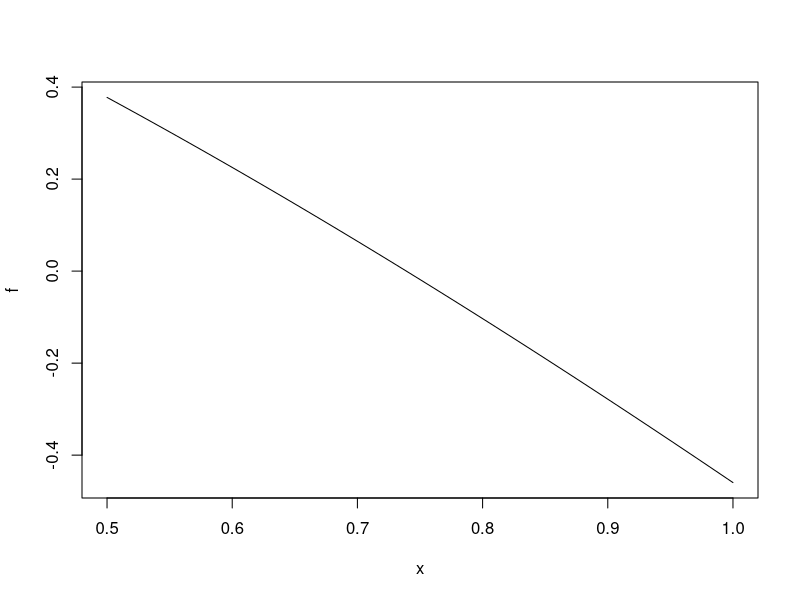
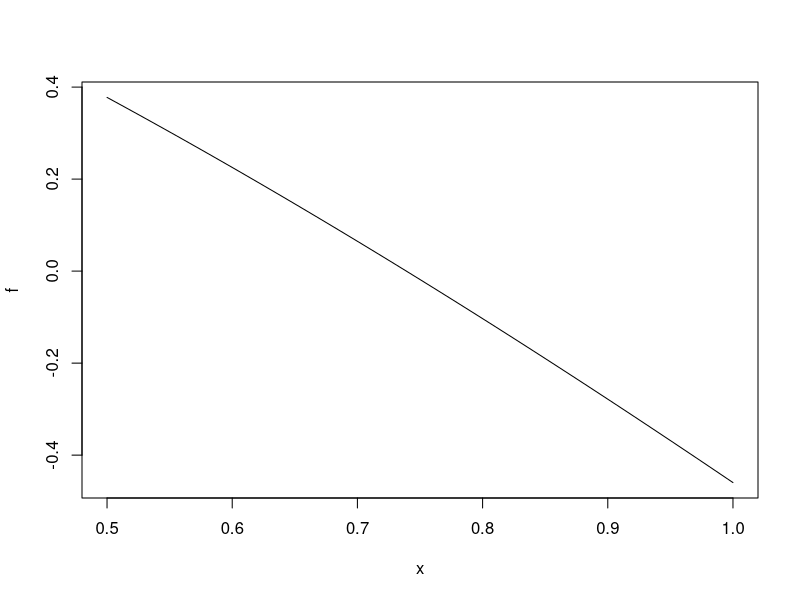

Recreate these plots in R, in order. (Note: this script raises an error after producing the figures.)
## ---- chunk 1
#Secant Method
x0 <- 1
x1 <- 0.5
f<- function(x) {cos(x) - x}  
plot(f, xlim = c(0.5, 1))
secant_method<- function(f, x0, X1, tol=1e-9, max_iter=1000){ 
  iter<- 0
    while((abs(x1-x0)) >tol) {
    x2<- x1-(f(x1)*(x1-x0))/ (f(x1)-f(x0))
    x0<-x1
    x1<-x2 
    iter<- iter+1
    if (iter>max_iter) break 
    }
     return (c(x2, iter)) 
   }
secant_method(f,x0,x1)

# Newton Raphson Method
f<- function(x) {cos(x) - x}
d<- function(x) {-sin(x) - 1}
x <- 0.5
newton_raphson <-function(f, x, d, tol=1e-9, n=1000) { 
  i <- 0
  while(abs(f(x)) > tol){
     x<- x - (f(x)/d(x)) 
    i<- i+1 
    if (i>n) break 
  }
  return (c(x, i))
}
newton_raphson(f,x,d)

#Testing Time
#Secant Time
start.time <- Sys.time()
x0 <- 1
x1 <- 0.5
f<- function(x) {cos(x) - x}  
plot(f, xlim = c(0.5, 1))
secant_method<- function(f, x0, X1, tol=1e-9, max_iter=1000){ 
  iter<- 0
    while((abs(x1-x0)) >tol) {
    x2<- x1-(f(x1)*(x1-x0))/ (f(x1)-f(x0))
    x0<-x1
    x1<-x2 
    iter<- iter+1
    if (iter>max_iter) break 
    }
     x2
   }
secant_method(f,x0,x1)
 
end.time <- Sys.time()
time.taken <- end.time - start.time
time.taken

#Newton Raphson Time  
start.time <- Sys.time()
f<- function(x) {cos(x) - x}
d<- function(x) {-sin(x) - 1}
x <- 0.5
newton_raphson <-function(f, x, d, tol=1e-9, n=1000) { 
  i <- 0
  while(abs(f(x)) > tol){
     x<- x - (f(x)/d(x)) 
    i<- i+1 
    if (i>n) break 
  }
  x
}
newton_raphson(f,x,d)
end.time <- Sys.time()
time.taken <- end.time - start.time
time.taken  


## ---- chunk 2
#Secant Time
start.time <- Sys.time()
secant_method(f,x0,x1)
end.time <- Sys.time()
time.taken.secant <- end.time - start.time
time.taken.secant

#Newton Raphson Time  
start.time <- Sys.time()
newton_raphson(f,x,d)
end.time <- Sys.time()
time.taken.nr <- end.time - start.time
time.taken.nr

abs(time.taken.secant-time.taken.nr)
## ---- chunk 3

set.seed(100)
iterations=3
craps_game1 <- function(results=c(TRUE, FALSE)) {
   roll_1 <- sum(ceiling(6*runif(2)))
   if (results==TRUE) {print(roll_1)}
  if (roll_1 == 7 | roll_1 == 11) {
  if (results==TRUE) {print("You Win")}
    else {return(1) }
    }
  else{
  roll_again <- sum(ceiling(6*runif(2)))
  if (results==TRUE) {print(roll_again)}
  while (roll_again != roll_1 & roll_again != 7 & roll_again != 11){
roll_again <- sum(ceiling(6*runif(2)))
if (results==TRUE) {print(roll_again)}
  }
  if (roll_again == roll_1) {
    #print(c(roll_again, ("You rolled the same thing twice, YOU WIN!!!")))
   if (results==TRUE) {print("You Win")}
    else {return(1)} 
  }
  else {
    #print(c(roll_again, ("Sorry you lost you rolled")))
    if (results==TRUE) {print("You Lose")}
    else {return(0)}
  }
  }
}

 for (i in 1:iterations) { 
craps_game1(results=TRUE)
 }

## ---- chunk 4
seed <- 1
i = 0
while(i!=10){
  seed <- seed + 1
  set.seed(seed)
  i = 0
   for (j in 1:10) { 
    output<- craps_game1(results=FALSE)
    i = i + output
   }
}

## ---- chunk 5
most <- 0
mostfuns<- NULL

for (i in 1:length(funs)) {
n  <- length(formals(funs[[i]]))
  if (n > most) {
  most <- n 
  mostfuns <- funs[i]
  }
}
mostfuns
## ---- chunk 6
empty <- c()
for (i in 1:length(funs)) {
n  <- length(formals(funs[[i]]))
  if (n == 0) {
  empty<- append (empty, funs[[i]])
  }
}
length(empty)
